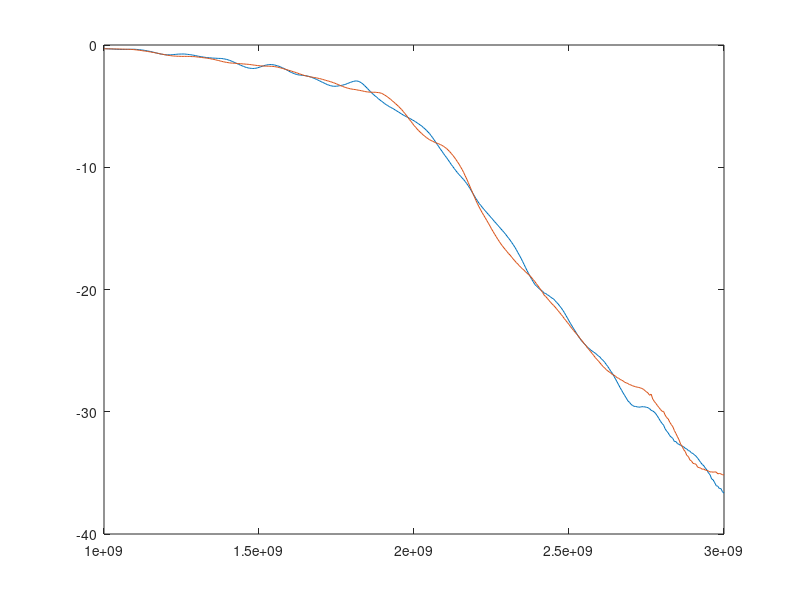

This chart was generated by the following MATLAB code:
load s11.mat
load s22.mat
load s21.mat
load s12.mat

plot(s11.freq,20*log10(abs(s11.data(:,1)+j*s11.data(:,2))))
hold
plot(s22.freq,20*log10(abs(s22.data(:,1)+j*s22.data(:,2))))
hold
plot(s21.freq,20*log10(abs(s21.data(:,1)+j*s21.data(:,2))))
hold
plot(s12.freq,20*log10(abs(s12.data(:,1)+j*s12.data(:,2))))